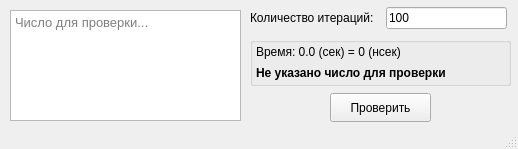
<?xml version="1.0" encoding="UTF-8"?>
<ui version="4.0">
 <class>MainWindow</class>
 <widget class="QMainWindow" name="MainWindow">
  <property name="geometry">
   <rect>
    <x>0</x>
    <y>0</y>
    <width>518</width>
    <height>149</height>
   </rect>
  </property>
  <property name="windowTitle">
   <string>Тест простоты Ферма</string>
  </property>
  <widget class="QWidget" name="centralWidget">
   <widget class="QTextEdit" name="number_TE">
    <property name="geometry">
     <rect>
      <x>10</x>
      <y>10</y>
      <width>231</width>
      <height>111</height>
     </rect>
    </property>
    <property name="font">
     <font>
      <pointsize>10</pointsize>
     </font>
    </property>
    <property name="html">
     <string>&lt;!DOCTYPE HTML PUBLIC &quot;-//W3C//DTD HTML 4.0//EN&quot; &quot;http://www.w3.org/TR/REC-html40/strict.dtd&quot;&gt;
&lt;html&gt;&lt;head&gt;&lt;meta name=&quot;qrichtext&quot; content=&quot;1&quot; /&gt;&lt;style type=&quot;text/css&quot;&gt;
p, li { white-space: pre-wrap; }
&lt;/style&gt;&lt;/head&gt;&lt;body style=&quot; font-family:'MS Shell Dlg 2'; font-size:10pt; font-weight:400; font-style:normal;&quot;&gt;
&lt;p style=&quot;-qt-paragraph-type:empty; margin-top:0px; margin-bottom:0px; margin-left:0px; margin-right:0px; -qt-block-indent:0; text-indent:0px;&quot;&gt;&lt;br /&gt;&lt;/p&gt;&lt;/body&gt;&lt;/html&gt;</string>
    </property>
    <property name="placeholderText">
     <string>Число для проверки...</string>
    </property>
   </widget>
   <widget class="QGroupBox" name="groupBox">
    <property name="geometry">
     <rect>
      <x>250</x>
      <y>37</y>
      <width>261</width>
      <height>49</height>
     </rect>
    </property>
    <property name="title">
     <string/>
    </property>
    <widget class="QLabel" name="elapsedTime_LBL">
     <property name="geometry">
      <rect>
       <x>6</x>
       <y>7</y>
       <width>251</width>
       <height>16</height>
      </rect>
     </property>
     <property name="text">
      <string>Время: 0.0 (сек) = 0 (нсек)</string>
     </property>
    </widget>
    <widget class="QLabel" name="primeStatus_LBL">
     <property name="geometry">
      <rect>
       <x>6</x>
       <y>28</y>
       <width>251</width>
       <height>16</height>
      </rect>
     </property>
     <property name="font">
      <font>
       <weight>75</weight>
       <bold>true</bold>
      </font>
     </property>
     <property name="text">
      <string>Не указано число для проверки</string>
     </property>
    </widget>
    <zorder>lineEdit</zorder>
    <zorder>elapsedTime_LBL</zorder>
    <zorder>primeStatus_LBL</zorder>
   </widget>
   <widget class="QPushButton" name="pushButton">
    <property name="geometry">
     <rect>
      <x>330</x>
      <y>93</y>
      <width>101</width>
      <height>29</height>
     </rect>
    </property>
    <property name="font">
     <font>
      <pointsize>9</pointsize>
     </font>
    </property>
    <property name="text">
     <string>Проверить</string>
    </property>
   </widget>
   <widget class="QLabel" name="label">
    <property name="geometry">
     <rect>
      <x>250</x>
      <y>10</y>
      <width>141</width>
      <height>16</height>
     </rect>
    </property>
    <property name="text">
     <string>Количество итераций:</string>
    </property>
   </widget>
   <widget class="QLineEdit" name="itersCount_LE">
    <property name="geometry">
     <rect>
      <x>386</x>
      <y>7</y>
      <width>121</width>
      <height>22</height>
     </rect>
    </property>
    <property name="text">
     <string>100</string>
    </property>
   </widget>
  </widget>
  <widget class="QMenuBar" name="menuBar">
   <property name="geometry">
    <rect>
     <x>0</x>
     <y>0</y>
     <width>518</width>
     <height>25</height>
    </rect>
   </property>
  </widget>
  <widget class="QStatusBar" name="statusBar"/>
 </widget>
 <layoutdefault spacing="6" margin="11"/>
 <resources/>
 <connections/>
</ui>
